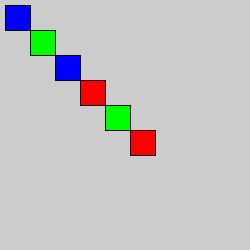
Frame 1 (no input)
Frame 60 (the mouse pressed at the canvas centre just before this capture): identical to frame 1, image omitted
Frame 120 (the mouse held since frame 60 and released just before this capture): identical to frame 1, image omitted

The Processing sketch that drew this single still picture (run headless with seeded random() and noise(); from frame 60 on, the mouse is pressed at the canvas centre):

// Processing sketch: fig_1_9
// ── fig_1_9.pde
void setup()

{

  size(250, 250);

}

void draw()

{

  fill(0, 0, 255);      //blue rectangles

  rect(5, 5, 25, 25);

  rect(55, 55, 25, 25);

  

  fill(0, 255, 0);      //green rectangles

  rect(30, 30, 25, 25);

  rect(105, 105, 25, 25);

  fill(255, 0, 0);      //red rectangles

  rect(80, 80, 25, 25);

  rect(130, 130, 25,25);

}
